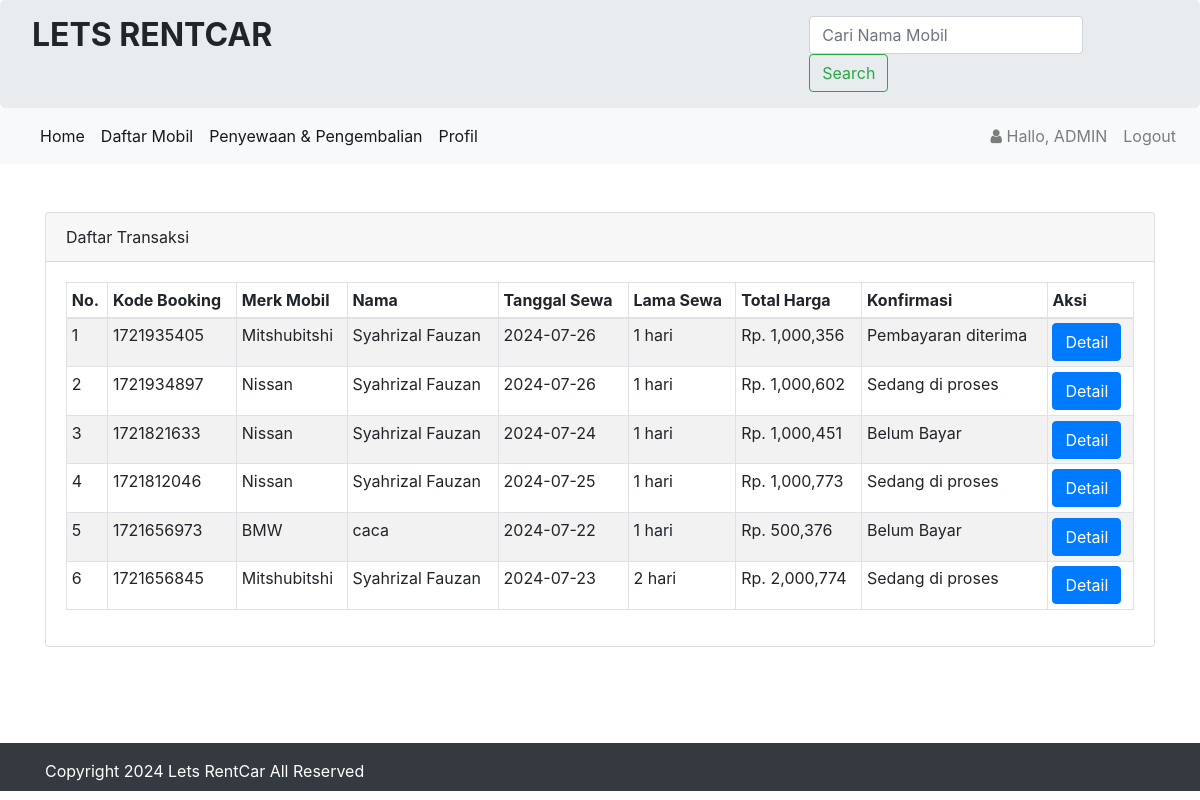
The page /history.php (signed in) on the database its author committed.
### tables this page shows
CREATE TABLE `booking` (
  `id_booking` int(11) NOT NULL,
  `kode_booking` varchar(255) NOT NULL,
  `id_login` int(11) NOT NULL,
  `id_mobil` int(11) NOT NULL,
  `ktp` varchar(255) NOT NULL,
  `nama` varchar(255) NOT NULL,
  `alamat` varchar(255) NOT NULL,
  `no_tlp` varchar(15) NOT NULL,
  `tanggal` varchar(255) NOT NULL,
  `lama_sewa` int(11) NOT NULL,
  `total_harga` int(11) NOT NULL,
  `konfirmasi_pembayaran` varchar(255) NOT NULL,
  `tgl_input` varchar(255) NOT NULL
);

CREATE TABLE `mobil` (
  `id_mobil` int(11) NOT NULL,
  `no_plat` varchar(255) NOT NULL,
  `merk` varchar(255) NOT NULL,
  `harga` int(255) NOT NULL,
  `deskripsi` varchar(255) NOT NULL,
  `status` varchar(255) NOT NULL,
  `gambar` text NOT NULL
);

### history.php (the view, shortened to what this page needs)
<?php
    require 'koneksi/koneksi.php';
    include 'header.php';
    $hasil = $koneksi->query("SELECT mobil.merk, booking.* FROM booking JOIN mobil ON
    booking.id_mobil=mobil.id_mobil ORDER BY id_booking DESC")->fetchAll();
?>
<br>
<br>
<div class="container">
<div class="row">
    <div class="col-sm-12">
        <div class="card">
            <div class="card-header">
                Daftar Transaksi
            </div>
            <div class="card-body">
                <table class="table table-striped table-bordered table-sm">
                    <thead>
                        <tr>
                            <th>No. </th>
                            <th>Kode Booking</th>
                            <th>Merk Mobil</th>
                            <th>Nama </th>
                            <th>Tanggal Sewa </th>
                            <th>Lama Sewa </th>
                            <th>Total Harga</th>
                            <th>Konfirmasi</th>
                            <th>Aksi</th>
                        </tr>
                    </thead>
                    <tbody>
                        <?php  $no=1; foreach($hasil as $isi){?>
                        <tr>
                            <td><?php echo $no;?></td>
                            <td><?= $isi['kode_booking'];?></td>
                            <td><?= $isi['merk'];?></td>
                            <td><?= $isi['nama'];?></td>
                            <td><?= $isi['tanggal'];?></td>
                            <td><?= $isi['lama_sewa'];?> hari</td>
                            <td>Rp. <?= number_format($isi['total_harga']);?></td>
                            <td><?= $isi['konfirmasi_pembayaran'];?></td>
                            <td>
                                <a class="btn btn-primary" href="bayar.php?id=<?= $isi['kode_booking'];?>"
                                role="button">Detail</a>
                            </td>
                        </tr>
                        <?php $no++;}?>
                    </tbody>
                </table>
           </div>
         </div>
    </div>
</div>
</div>
<br>
<br>
<br>
<?php include 'footer.php';?>

### rows shown on the page
booking: kode_booking "1721935405", id_mobil.merk "Mitshubitshi", nama "Syahrizal Fauzan", tanggal "2024-07-26", lama_sewa "1", total_harga "1,000,356", konfirmasi_pembayaran "Pembayaran diterima"
booking: kode_booking "1721934897", id_mobil.merk "Nissan", nama "Syahrizal Fauzan", tanggal "2024-07-26", lama_sewa "1", total_harga "1,000,602", konfirmasi_pembayaran "Sedang di proses"
booking: kode_booking "1721821633", id_mobil.merk "Nissan", nama "Syahrizal Fauzan", tanggal "2024-07-24", lama_sewa "1", total_harga "1,000,451", konfirmasi_pembayaran "Belum Bayar"
booking: kode_booking "1721812046", id_mobil.merk "Nissan", nama "Syahrizal Fauzan", tanggal "2024-07-25", lama_sewa "1", total_harga "1,000,773", konfirmasi_pembayaran "Sedang di proses"
booking: kode_booking "1721656973", id_mobil.merk "BMW", nama "caca", tanggal "2024-07-22", lama_sewa "1", total_harga "500,376", konfirmasi_pembayaran "Belum Bayar"
booking: kode_booking "1721656845", id_mobil.merk "Mitshubitshi", nama "Syahrizal Fauzan", tanggal "2024-07-23", lama_sewa "2", total_harga "2,000,774", konfirmasi_pembayaran "Sedang di proses"

### other values the page prints
$_SESSION['USER']['nama_pengguna'] "ADMIN"
